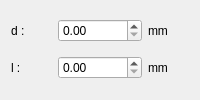
                        <widget class="QWidget" name="stack_pavingStone">
                         <layout class="QGridLayout" name="gridLayout_28">
                          <item row="0" column="0">
                           <widget class="QLabel" name="label_168">
                            <property name="text">
                             <string>d :</string>
                            </property>
                           </widget>
                          </item>
                          <item row="0" column="1">
                           <widget class="QDoubleSpinBox" name="doubleSpinBox_specimen_split_paving_stone_d">
                            <property name="maximum">
                             <double>999999.000000000000000</double>
                            </property>
                            <property name="singleStep">
                             <double>0.100000000000000</double>
                            </property>
                           </widget>
                          </item>
                          <item row="0" column="2">
                           <widget class="QLabel" name="label_169">
                            <property name="text">
                             <string>mm</string>
                            </property>
                           </widget>
                          </item>
                          <item row="1" column="0">
                           <widget class="QLabel" name="label_170">
                            <property name="text">
                             <string>l :</string>
                            </property>
                           </widget>
                          </item>
                          <item row="1" column="1">
                           <widget class="QDoubleSpinBox" name="doubleSpinBox_specimen_split_paving_stone_l">
                            <property name="maximum">
                             <double>999999.000000000000000</double>
                            </property>
                            <property name="singleStep">
                             <double>0.100000000000000</double>
                            </property>
                           </widget>
                          </item>
                          <item row="1" column="2">
                           <widget class="QLabel" name="label_171">
                            <property name="text">
                             <string>mm</string>
                            </property>
                           </widget>
                          </item>
                         </layout>
                        </widget>
